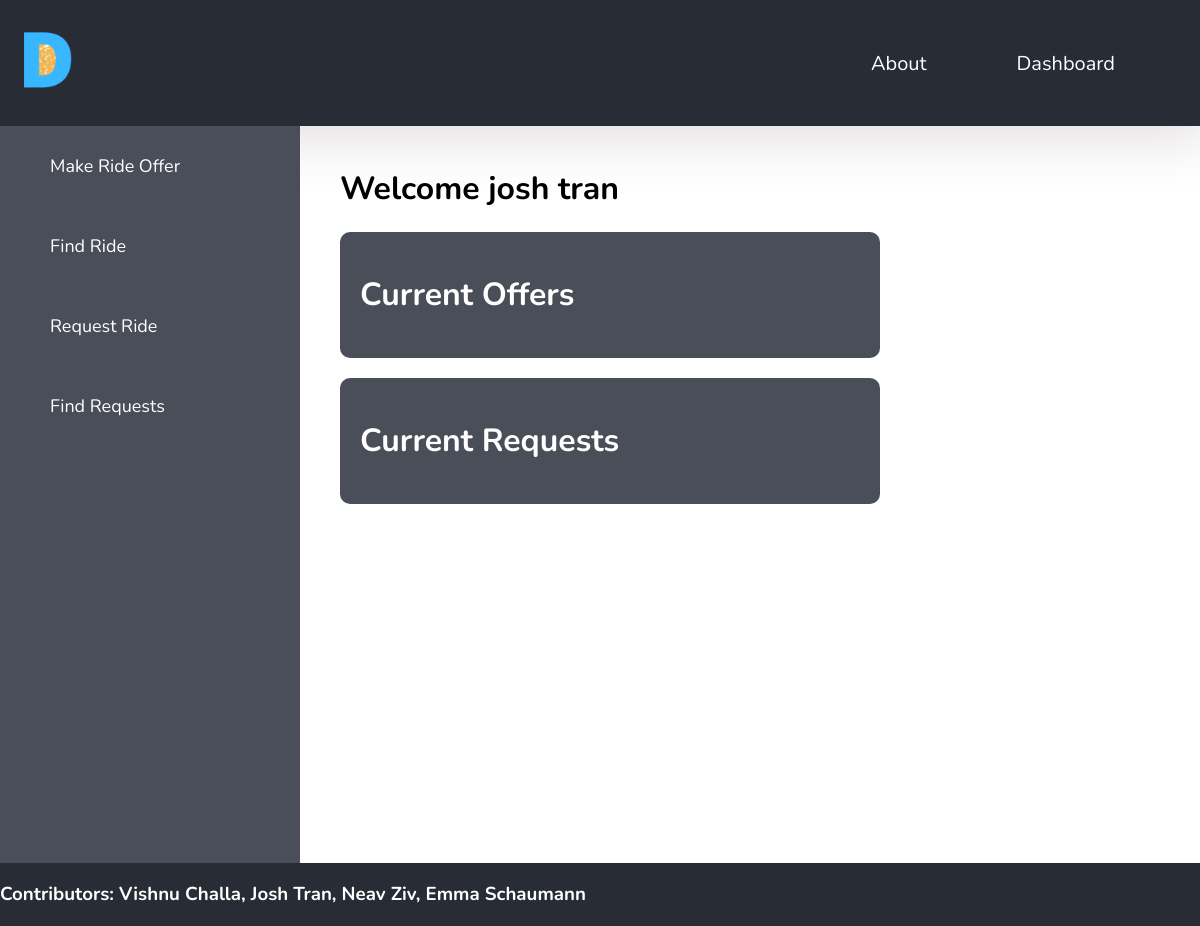
Before: /dashboard/ (signed in) with the older database file.
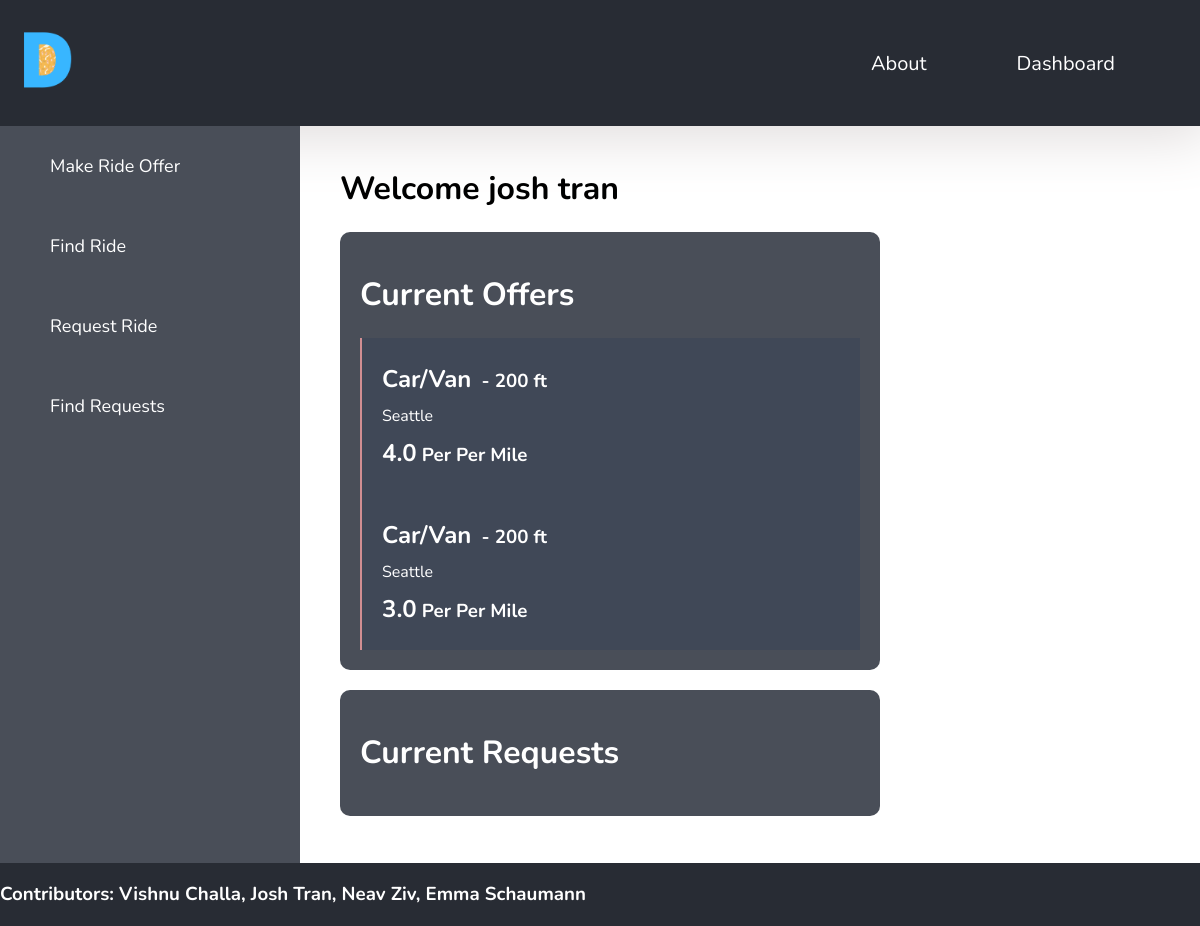
After: the same page with the newer database file.
### dashboard/models.py (models this page shows)
class RideOffer(models.Model):
    driver = models.ForeignKey(User, on_delete=models.CASCADE)
    date_created = models.DateTimeField(auto_now_add=True)
    vehicle_type = models.CharField(max_length=10, choices=Vehicle.choices, default=Vehicle.CAR)
    location = models.CharField(max_length=20)
    begin_date = models.DateTimeField()
    end_date = models.DateTimeField()
    pricing_model = models.CharField(max_length=10, choices=PricingModel.choices, default=PricingModel.MILE)
    price = models.FloatField()
    max_load = models.CharField(max_length=10)
    size = models.CharField(max_length=10)
    description = models.TextField()
    reserved = models.BooleanField(default=False)

### dashboard/views.py (the view)
# urls.py: path('dashboard/', dashboard, name="dashboard"),
@login_required
def dashboard(request):
    offers = RideOffer.objects.all()
    requests = RideRequest.objects.all()
    your_offers = [o for o in offers if o.driver == request.user]
    your_requests = [r for r in requests if r.business == request.user]
    return render(request, "dashboard/profile.html", {"offers": your_offers, "requests": your_requests})

### dashboard/templates/dashboard/profile.html (shortened to what this page needs)
{% extends "dashboard/dashboard.html" %}
{% block dash %}
    <h1>Welcome {{ user.first_name }} {{ user.last_name }}</h1>
    <div class="profile-stuff">
        <h1>Current Offers</h1>
        {% for offer in offers %}
            <div class="profile-content">
                <span><h2>{{ offer.vehicle_type }}</h2><h3>&nbsp - {{ offer.size }}</h3></span>
                <p>{{ offer.location }}</p>
                <span><h2>{{ offer.price }}</h2><h3>&nbspPer {{ offer.pricing_model }}</h3></span>
            </div>
        {% endfor %}
    </div>
    <div class="profile-stuff">
        <h1>Current Requests</h1>
    </div>
{% endblock %}

Changed rows visible on the page:
added RideOffer: vehicle_type "Car/Van", size "200 ft", location "Seattle", price "4.0", pricing_model "Per Mile"
added RideOffer: vehicle_type "Car/Van", size "200 ft", location "Seattle", price "3.0", pricing_model "Per Mile"
